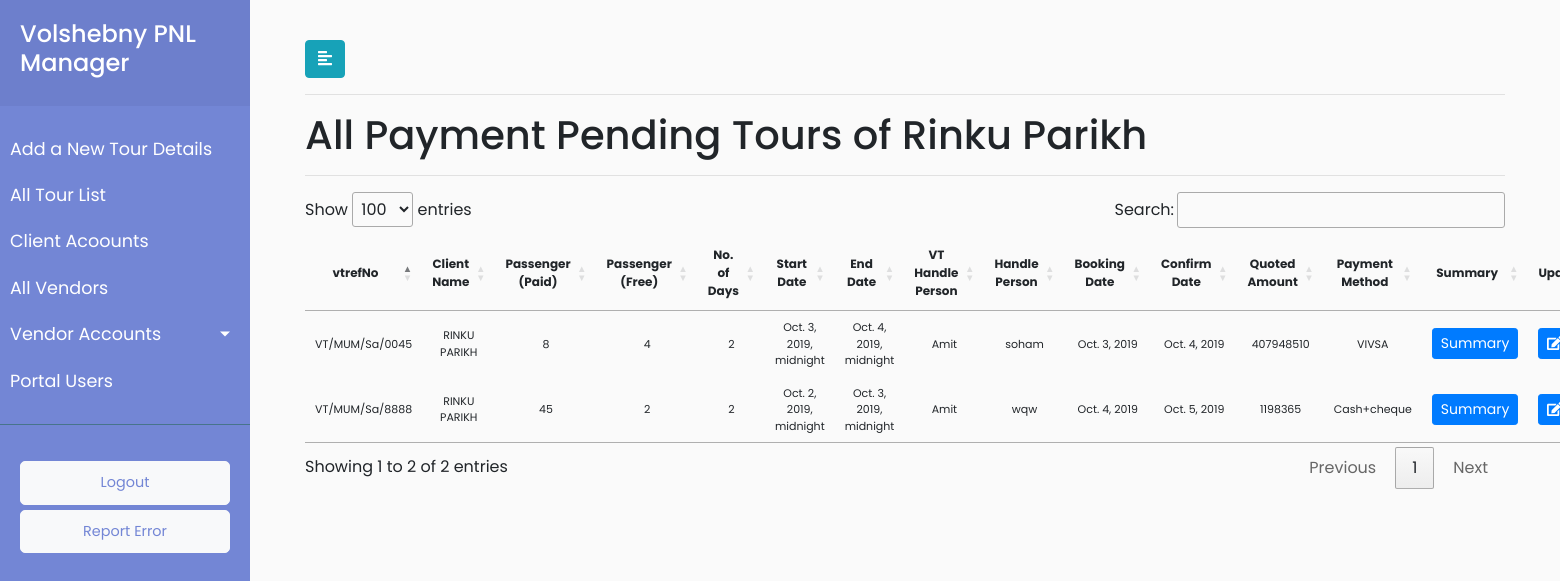
The page /client/details/14/Pending/ (signed in) on the database its author committed.
### payment/models.py (models this page shows, shortened)
class Client(models.Model):
    client_name = models.CharField(max_length=920)
    client_address = models.CharField(max_length=920,blank=True)
    client_email = models.CharField(max_length=920,blank=True)
    client_telephone = models.CharField(max_length=920,blank=True)
    client_company_name = models.CharField(max_length=920,blank=True)
    client_website = models.CharField(max_length=920,blank=True)
    def __str__(self):
        return str(self.client_name)

class Groupdescription(models.Model):
        SERVICE_COST_TYPE=(('INCLUSIVE','INCLUSIVE'),('EXCLUSIVE','EXCLUSIVE'))
        PAYMENT_STATUS=(('Paid','Paid'), ('Pending','Pending'))
        groupdescription_vtrefNo = models.CharField(max_length=920)
        groupdescription_vtrefNo_short = models.IntegerField()
        groupdescription_client_Name = models.CharField(max_length=920)
        groupdescription_number_of_passengers_paid= models.IntegerField()
        groupdescription_number_of_passengers_free = models.IntegerField()
        groupdescription_number_of_days = models.IntegerField()
        groupdescription_volshebny_handle_person = models.CharField(max_length=920)
        groupdescription_client_handle_person = models.CharField(max_length=920)
        groupdescription_booking_date = models.DateField()
        groupdescription_confirmation_date = models.DateField()
        groupdescription_amount = models.IntegerField(default=0)
        groupdescription_start_date = models.DateTimeField(default=timezone.now)
        groupdescription_end_date = models.DateTimeField(default=timezone.now)
        groupdescription_destination = models.CharField(max_length=920,default="")
        groupdescription_payment_method = models.CharField(max_length=920)
        groupdescription_payment_status = models.CharField(choices=PAYMENT_STATUS,max_length=920,default="Pending")
        groupdescription_client_id = models.ForeignKey(Client, on_delete = models.CASCADE)
        groupdescription_date_time_added = models.DateTimeField(default=timezone.now)
        groupdescription_roe = models.FloatField(default=0)
        groupdescription_remark = models.CharField(max_length=920,blank=True)
        group_description_service_calculation_type = models.CharField(choices=SERVICE_COST_TYPE,max_length=920,default="EXCLUSIVE")
        class Meta:
            verbose_name_plural = "Group Description Elements"
            verbose_name = "GroupDescription"

### payment/views.py (the view)
# urls.py: re_path(r'^client/details/(?P<client_id>[\w\-\s\(\)]+)/(?P<payment_status>\w+)/$',views.client_payment_details_list,name='client_payment_list'),
@login_required(login_url='/user_login')
def client_payment_details_list(request,client_id,payment_status):
    clients = Client.objects.all()
    clients_dict = {}
    for client in clients:
        clients_dict[client.client_name] = client.client_name
    user_role = request.user.user_role
    client_name = Client.objects.get(pk=client_id).client_name
    client_object = Client.objects.get(pk=client_id)
    client_pending = Groupdescription.objects.filter(groupdescription_client_id=client_object,groupdescription_payment_status=payment_status).all()
    data = {"user_role":user_role, "groupdesc": client_pending,"payment_status":payment_status,"client_name":client_name,"clients_dict":clients_dict }
    return render(request, 'payment/client_payment_details.html',data)

### payment/templatetags/client_list_filters.py (called while the page is built)
@register.filter
def get_item(dictionary, key):
    return dictionary.get(str(key))

### payment/templates/payment/client_payment_details.html (shortened to what this page needs)
{% extends 'payment/base.html' %}
{% load client_list_filters %}
{% load static %}
{% block stylesheets %}
<link rel="stylesheet" href="//cdn.datatables.net/1.10.19/css/jquery.dataTables.min.css">
{% endblock stylesheets %}
{% block content %}
<div id="content">
	<div class="container-fluid">
		<button type="button" id="sidebarCollapse" class="btn btn-info">
			<i class="fas fa-align-left"></i>
		</button>
		<hr>
		{% if payment_status == "Paid" %}
		<h1>All Payment Cleared Tours of {{client_name|title}} </h1>
		{% else %}
		<h1>All Payment Pending Tours of {{client_name|title}} </h1>
		{% endif %}
		<hr>
		<div>
			{% if groupdesc %}
			<table id="test_table">
				<thead style="font-size:12px">
					<tr>
						<th class="text-center" scope="col">vtrefNo</th>
						<th class="text-center" scope="col">Client Name</th>
						<th class="text-center" scope="col">Passenger (Paid)</th>
						<th class="text-center" scope="col">Passenger (Free)</th>
						<th class="text-center" scope="col">No. of Days</th>
						<th class="text-center" scope="col">Start Date</th>
						<th class="text-center" scope="col">End Date</th>
						<th class="text-center" scope="col">VT Handle Person</th>
						<th class="text-center" scope="col">Handle Person</th>
						<th class="text-center" scope="col">Booking Date</th>
						<th class="text-center" scope="col">Confirm Date</th>
						<th class="text-center" scope="col">Quoted Amount</th>
						<th class="text-center" scope="col">Payment Method</th>
						<th class="text-center" scope="col">Summary</th>
						<th class="text-center" scope="col">Update</th>
					</tr>
				</thead>
				<tbody style="font-size:11px">
					{% for grdes in groupdesc %}
					<tr>
						<td class="text-center">{{ grdes.groupdescription_vtrefNo }}</td>
						<td class="text-center">{{ clients_dict|get_item:grdes.groupdescription_client_id }}</td>
						<td class="text-center">{{ grdes.groupdescription_number_of_passengers_paid }}</td>
						<td class="text-center">{{ grdes.groupdescription_number_of_passengers_free }}</td>
						<td class="text-center">{{ grdes.groupdescription_number_of_days }}</td>
						<td class="text-center">{{ grdes.groupdescription_start_date }}</td>
						<td class="text-center">{{ grdes.groupdescription_end_date }}</td>
						<td class="text-center">{{ grdes.groupdescription_volshebny_handle_person }}</td>
						<td class="text-center">{{ grdes.groupdescription_client_handle_person }}</td>
						<td class="text-center">{{ grdes.groupdescription_booking_date }}</td>
						<td class="text-center">{{ grdes.groupdescription_confirmation_date }}</td>
						<td class="text-center">{{ grdes.groupdescription_amount }}</td>
						<td class="text-center">{{ grdes.groupdescription_payment_method }}</td>
						<td class="text-center">
								<button type="button" class="btn btn-sm btn-primary">
									<a href="{% url 'payment:tour_summary' grdes.pk %}">
										Summary
									</a>
								</button>
						</td>
						<td>
							<button type="button" class="update-book btn btn-sm btn-primary" data-id="{% url 'payment:client_pnlstatement_update' grdes.pk %}">
								<span class="fa fa-edit"></span>
							</button>
						</td>
					</tr>
					{% endfor %}
				</tbody>
			</table>
			{% else %}
			<p class="no-leads text-primary">No entry added yet.</p>
			{% endif %}
		</div>
	</div>
</div>
{% endblock %}

### payment/static/payment/style.css (style rules this page uses)
body { font-family: 'Poppins', sans-serif; background: #fafafa; }
a, a:hover, a:focus { color: inherit; text-decoration: none; transition: all 0.3s; }
#content { width: calc(100% - 250px); padding: 40px; min-height: 100vh; transition: all 0.3s; position: absolute; top: 0; right: 0; }

### rows shown on the page
Client: client_name "Rinku Parikh"
Groupdescription: groupdescription_vtrefNo "VT/MUM/Sa/0045", groupdescription_client_id.client_name "RINKU PARIKH", groupdescription_number_of_passengers_paid "8", groupdescription_number_of_passengers_free "4", groupdescription_number_of_days "2", groupdescription_start_date "Oct. 3, 2019, midnight", groupdescription_end_date "Oct. 4, 2019, midnight", groupdescription_volshebny_handle_person "Amit", groupdescription_client_handle_person "soham", groupdescription_booking_date "Oct. 3, 2019", groupdescription_confirmation_date "Oct. 4, 2019", groupdescription_amount "407948510", groupdescription_payment_method "VIVSA"
Groupdescription: groupdescription_vtrefNo "VT/MUM/Sa/8888", groupdescription_client_id.client_name "RINKU PARIKH", groupdescription_number_of_passengers_paid "45", groupdescription_number_of_passengers_free "2", groupdescription_number_of_days "2", groupdescription_start_date "Oct. 2, 2019, midnight", groupdescription_end_date "Oct. 3, 2019, midnight", groupdescription_volshebny_handle_person "Amit", groupdescription_client_handle_person "wqw", groupdescription_booking_date "Oct. 4, 2019", groupdescription_confirmation_date "Oct. 5, 2019", groupdescription_amount "1198365", groupdescription_payment_method "Cash+cheque"
